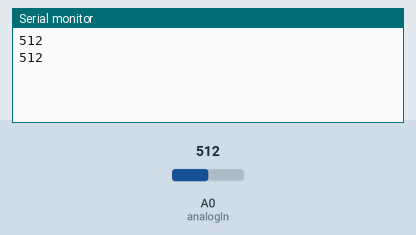
A sketch run on a simulated Arduino Uno, built with avr-gcc and run on an emulated ATmega328P. On the bench: the last lines printed to the serial monitor. The test bench sets the inputs (shaded band); at power-on: A0 (analogIn) = 512.

Above: at 1.8 s.
1.9 s: A0 (analogIn) set to 716
At 2.8 s:
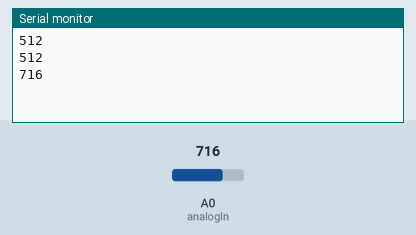
3.4 s: A0 (analogIn) set to 900
At 4.4 s:
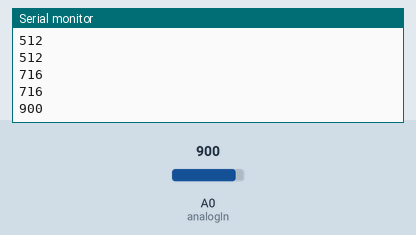
Timing chart, 0 to 6.4 s (numbered marks = the images above; inputs shaded):
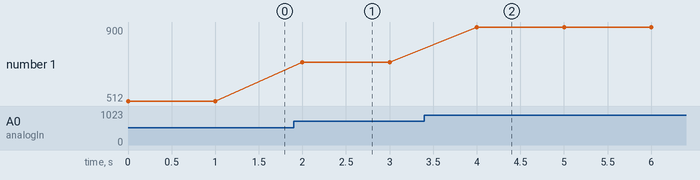

The sketch:

testing_plot.ino
```cpp
const int analogIn = A0;
int analogVal = 0;

void setup() {
  Serial.begin(19200);
}

void loop() {

  analogVal = analogRead(analogIn);
  Serial.println(analogVal);
  delay(1000);
}
```

Measured:
- after the input at 1.9 s, the serial monitor: prints a new line after 0.10 s (image 1)
- after the input at 3.4 s, the serial monitor: prints a new line after 0.60 s (image 2)
- plotted number 1: 512 → 716 after the input at 1.9 s, 716 → 900 after the input at 3.4 s
